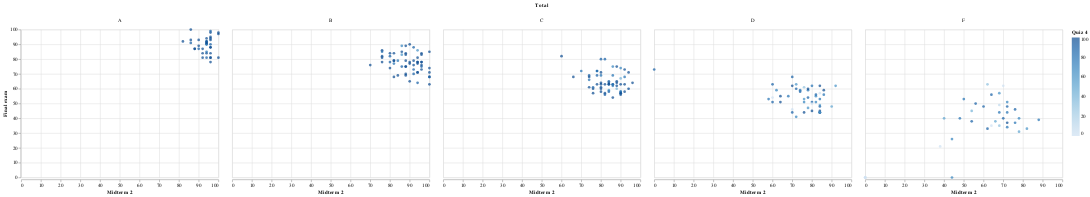

Here is the notebook cell this chart was saved with:
### Markdown cell above
Take your same Altair chart code above (the one where you found the student id using the `tooltip`) and make the following changes to it.
* Change from `df_sub` to the full DataFrame `df`.
* Add `column="Total"` to the encoding.

### Code cell
alt.Chart(df).mark_circle().encode(
    x = "Midterm 2",
    y = "Final exam",
    color = "Quiz 4",
    tooltip = "Student_id",
    column = "Total"


)

### Figure 1 — Vega-Lite specification as saved in the notebook (floating-point values rounded to 4 significant figures; data arrays with more than 128 entries replaced by an {"elided": "..."} marker saying what was removed)
{"config": {"view": {"continuousWidth": 400, "continuousHeight": 300}}, "data": {"name": "data-0b6c3d6ec0b75392183bf373e7dca3e4"}, "mark": "circle", "encoding": {"color": {"field": "Quiz 4", "type": "quantitative"}, "column": {"field": "Total", "type": "nominal"}, "tooltip": {"field": "Student_id", "type": "quantitative"}, "x": {"field": "Midterm 2", "type": "quantitative"}, "y": {"field": "Final exam", "type": "quantitative"}}, "$schema": "https://vega.github.io/schema/vega-lite/v4.17.0.json", "datasets": {"data-0b6c3d6ec0b75392183bf373e7dca3e4": {"elided": "238 records"}}}
